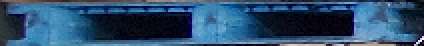
#> input picture pallet1.png, 212 x 23 px (shown 2 times larger); the run also reads 1 picture not shown here
$ python change_color_math.py
#> lines starting #> are read from the running program, lines starting #| are printed output that depends on the picture; long printed decimals are rounded
""" Xanh Duong, do vang tim"""

# [4 lines of commented-out code are left out]
import cv2
import numpy as np
import config

red = np.array([255, 0, 0])
gold = np.array([255, 215, 0])
blue = np.array([0, 0, 255])
purple = np.array([128, 0, 128])

# change blue to gold
img = cv2.imread(config.img_blue)
#> img is the input picture: shape (23, 212, 3); mean B, G, R 108.2, 77.1, 44.7
img = img.astype(np.uint8)
# img = cv2.cvtColor(cv2.COLOR_BGR2RGB)
img2 = np.zeros((img.shape[0], img.shape[1], 3))
img2[:, :, 0] = img[:, :, 2]
img2[:, :, 1] = img[:, :, 1]
img2[:, :, 2] = img[:, :, 0]
cv2.imwrite(config.result_blue_to_gold, img2)
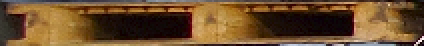
#> saved as result_blue_to_gold.png: shape (23, 212, 3) (shown 2 times larger); mean B, G, R 44.7, 77.1, 108.2

# change blue to green
img2[:, :, 0] = (img[:, :, 0] + 255) / 2
img2[:, :, 1] = img[:, :, 1]
img2[:, :, 2] = img[:, :, 2] / 2
cv2.imwrite(config.result_blue_to_green, img2)
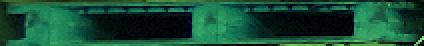
#> saved as result_blue_to_green.png: shape (23, 212, 3) (shown 2 times larger); mean B, G, R 53.6, 77.1, 22.4

# change blue to purple
img2[:, :, 0] = img[:, :, 1]
img2[:, :, 1] = img[:, :, 2]
img2[:, :, 2] = (img[:, :, 0] + 255) / 2
cv2.imwrite(config.result_blue_to_purple, img2)
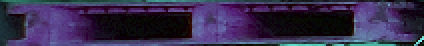
#> saved as result_blue_to_purple.png: shape (23, 212, 3) (shown 2 times larger); mean B, G, R 77.1, 44.7, 53.6

# change blue to red
img2[:, :, 0] = img[:, :, 1]
img2[:, :, 1] = img[:, :, 1]
img2[:, :, 2] = img[:, :, 0]
cv2.imwrite(config.result_blue_to_red, img2)
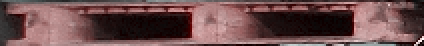
#> saved as result_blue_to_red.png: shape (23, 212, 3) (shown 2 times larger); mean B, G, R 77.1, 77.1, 108.2

# change purple to red
img = cv2.imread(config.img_purple)
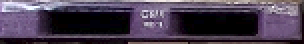
#> input picture pallet2.png, 152 x 22 px (shown 2 times larger)
#> img is the input picture: shape (22, 152, 3); mean B, G, R 79.1, 61, 72.8
img = img.astype(np.uint8)
img2 = np.zeros((img.shape[0], img.shape[1], 3))

img2[:, :, 0] = img[:, :, 2] * 2
#> img2: shape (22, 152, 3) float64
img2[:, :, 1] = img[:, :, 1]
img2[:, :, 2] = img[:, :, 0] * 2
cv2.imwrite(config.result_purple_to_red, img2)

# change purple to gray
img2[:, :, 0] = img[:, :, 0]
img2[:, :, 1] = img[:, :, 2]
img2[:, :, 2] = img[:, :, 1]
cv2.imwrite(config.result_purple_to_gray, img2)

# change purple to green
img2[:, :, 0] = img[:, :, 2]
img2[:, :, 1] = img[:, :, 1] * 2 - 255
img2[:, :, 2] = img[:, :, 0]
cv2.imwrite(config.result_purple_to_green, img2)

# change purple to gold
img2[:, :, 0] = img[:, :, 1]
img2[:, :, 1] = img[:, :, 2] + 40
img2[:, :, 2] = img[:, :, 0] + 40
cv2.imwrite(config.result_purple_to_gold, img2)

# change purple to blue
# print(np.average(img, axis=(0, 1)))
# print(img[int(img.shape[0] / 2), int(img.shape[1] / 2), 1])
# print(img[int(img.shape[0] / 2), int(img.shape[1] / 2), 0])

img2[:, :, 0] = img[:, :, 0] * 3
img2[:, :, 1] = img[:, :, 1]
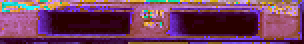
#> img2: shape (22, 152, 3) float64 (shown 2 times larger); mean B, G, R 92.9, 61, 113.2
img2[:, :, 2] = img[:, :, 2] / 8
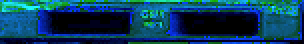
#> img2: shape (22, 152, 3) float64 (shown 2 times larger); mean B, G, R 92.9, 61, 9.1

# print(np.average(img2, axis=(0, 1)))
cv2.imwrite(config.result_purple_to_blue, img2)

# From Gold
# change gold to blue
img = cv2.imread(config.img_gold)
img2 = np.zeros((img.shape[0], img.shape[1], 3))
# print(np.average(img, axis=(0, 1)))
img2[:, :, 0] = img[:, :, 2]
img2[:, :, 1] = img[:, :, 0]
img2[:, :, 2] = img[:, :, 0]
# print(np.average(img2, axis=(0, 1)))
cv2.imwrite(config.result_gold_to_blue, img2)

# change gold to purple
img2 = np.zeros((img.shape[0], img.shape[1], 3))
print(np.average(img, axis=(0, 1)))
#| [ 53.867  78.090 112.603]
img2[:, :, 0] = img[:, :, 2]
img2[:, :, 1] = img[:, :, 0]
img2[:, :, 2] = img[:, :, 1]
print(np.average(img2, axis=(0, 1)))
#| [112.603  53.867  78.090]
cv2.imwrite(config.result_gold_to_purple, img2)

# change gold to red
img2 = np.zeros((img.shape[0], img.shape[1], 3))
print(np.average(img, axis=(0, 1)))
#| [ 53.867  78.090 112.603]
img2[:, :, 0] = img[:, :, 2]
img2[:, :, 1] = img[:, :, 0]
img2[:, :, 2] = img[:, :, 1]
print(np.average(img2, axis=(0, 1)))
#| [112.603  53.867  78.090]
cv2.imwrite(config.result_gold_to_red, img2)
